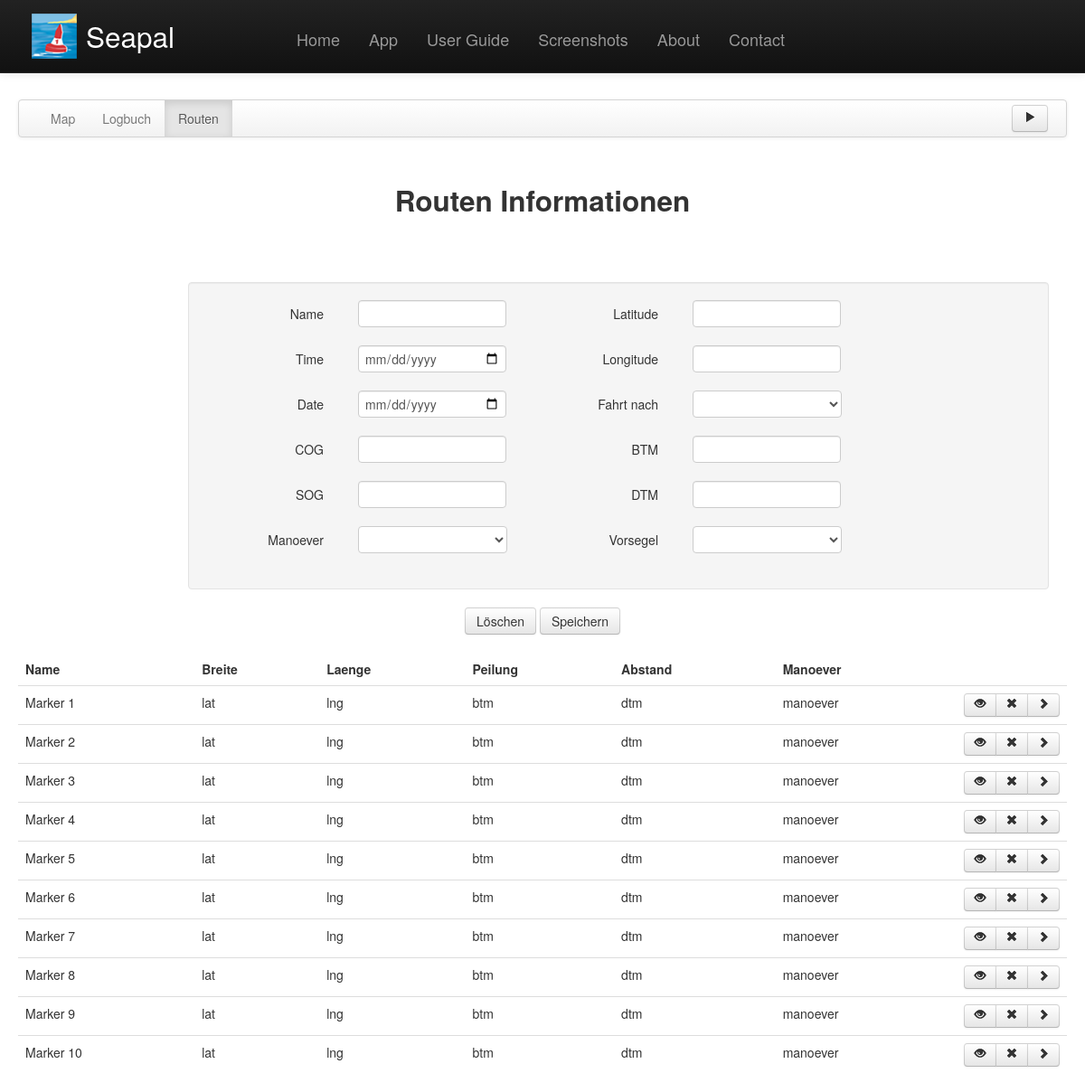
Screenshot of /site/app_tripinfo.php with the database file from the repository.
### tables this page shows
CREATE TABLE wegpunkte (
	wnr INT NOT NULL AUTO_INCREMENT,
	tnr INT NOT NULL,
	name VARCHAR(30) NOT NULL,
	btm VARCHAR(30) NOT NULL,
	dtm VARCHAR(30) NOT NULL,
	lat VARCHAR(30) NOT NULL,
	lng VARCHAR(30) NOT NULL,
	sog VARCHAR(30) NOT NULL,
	cog VARCHAR(30) NOT NULL,
	manoever VARCHAR(30) DEFAULT NULL,
	vorsegel VARCHAR(30) DEFAULT NULL,
	wdate VARCHAR(30) DEFAULT NULL,
	wtime VARCHAR(30) DEFAULT NULL,
	marker VARCHAR(30) DEFAULT NULL,
	PRIMARY KEY (wnr),
	FOREIGN KEY (tnr) REFERENCES tripinfo (tnr) ON DELETE CASCADE
);

### site/app_tripinfo.php (the view, shortened to what this page needs)
<!DOCTYPE html>
<html lang="de">
	<head>
	    <?php include('_include/header.php'); ?>
	</head>
	<body>
    	<?php include('_include/navigation.php'); ?>
    	<div class="container-fluid">
    		<?php include('_include/navigation_app.php'); ?>
    		<div id="appWrapper" align="center">
	            <br />
	            <h2>Routen Informationen</h2>
	            <br />
	            <br />
	            <br />
	            <div class="container-fluid" align="center">
	            	<form class="form-horizontal">
		            	<div class="row well" style="margin-left: 15%;" align="center">
		            		<div class="span4" align="center">
			            		<div class="control-group">
			            			<label class="control-label">Name</label>
			            			<input class="input-medium" type="text" id="name"/>
			            		</div>
			            		<div class="control-group">
			            			<label class="control-label">Time</label>
			            			<input class="input-medium" type="date" id="wdate"/>
			                    </div>
			                    <div class="control-group">
			            			<label class="control-label">Date</label>
			            			<input class="input-medium" type="date" id="wtime"/>
			                    </div>
		            		</div>
		            		<div class="span4">
		            			<div class="control-group">
			            			<label class="control-label">Latitude</label>
			            			<input class="input-medium" type="text" id="lat"/>
			            		</div>
			            		<div class="control-group">
			            			<label class="control-label">Longitude</label>
			            			<input class="input-medium" type="text" id="lng"/>
			                    </div>
			                    <div class="control-group">
			            			<label class="control-label">Fahrt nach</label>
			            			<select name="fahrtziel" id="marker" style="width: 165px;"></select>
			                    </div>
		            		</div>
		            		<div class="span4">
		            			<div class="control-group">
			            			<label class="control-label">COG</label>
			            			<input class="input-medium" type="text" id="cog"/>
			                    </div>
			                    <div class="control-group">
			            			<label class="control-label">SOG</label>
			            			<input class="input-medium" type="text" id="sog"/>
			                    </div>
			                    <div class="control-group">
			                    	<label class="control-label">Manoever</label>
			            			<select name="manoever" id="manoever" style="width: 165px;"></select>
			                    </div>
		            		</div>
		            		<div class="span4">
		            			<div class="control-group">
			            			<label class="control-label">BTM</label>
			            			<input class="input-medium" type="text" id="btm"/>
			                    </div>
			                    <div class="control-group">
			            			<label class="control-label">DTM</label>
			            			<input class="input-medium" type="text" id="dtm"/>
			                    </div>
			                    <div class="control-group">
			            			<label class="control-label">Vorsegel</label>
			            			<select name="vorsegel" id="vorsegel" style="width: 165px;"></select>
			            		</div>
		            		</div>
		            	</div>
		            	<div class="control-group">
			            	<input type="reset" class="btn" id="delete" value="L&ouml;schen" class="button"/>
			                <input type="submit" class="btn" id="save" name="submit" value="Speichern" class="button"/>
			            </div>
	            	</div>
	            </div>
	            <div class="appTableDiv" id="tripinfo" align="center">
	                <table class="appTable table table-hover" cellspacing="0px" cellpadding="5px">
	                    <thead>
	                        <tr>
	                            <th>Name</th>
	                            <th>Breite</th>
	                            <th>Laenge</th>
	                            <th>Peilung</th>
	                            <th>Abstand</th>
	                            <th>Manoever</th>
	                            <th></th>
	                        </tr>
	                    </thead>
	                    <tbody id="entries">
	                        <?php
	                        $tnr = 1;
	                        $conn = mysql_connect("localhost", "root", "root");
	                        $sql = "SELECT * FROM wegpunkte WHERE tnr =" . $tnr . ";";
	                        $result = mysql_query($sql, $conn);
	                        while ($row = mysql_fetch_array($result)) {
	                            echo("<tr class='selectable'>");
	                            echo("<td><span class='wnr' style='display: none;'>" . $row['wnr'] . "</span>" . $row['name'] . "</td>");
	                            echo("<td>" . $row['lat'] . "</td>");
	                            echo("<td>" . $row['lng'] . "</td>");
	                            echo("<td>" . $row['btm'] . "</td>");
	                            echo("<td>" . $row['dtm'] . "</td>");
	                            echo("<td>" . $row['manoever'] . "</td>");
	                            echo("<td style='width:30px; text-align:right;'><div class='btn-group'>");
	                            echo("<a class='btn btn-small view' id='" . $row['wnr'] . "'><span><i class='icon-eye-open'></i></span></a>");
		                        echo("<a class='btn btn-small remove' id='" . $row['wnr'] . "'><span><i class='icon-remove'></i></span></a>");
		                        echo("<a href='app_waypoint.php?wnr=" . $row['wnr'] . "&tnr=" . $tnr . "' class='btn btn-small redirect' id='" . $row['wnr'] . "'><span><i class='icon-chevron-right'></i></span></a>");
		                        echo("</div></td>");
	                            echo("</tr>");
	                        }
	                        ?>
	                    </tbody>
	                </table>
	            </div>
	        </div>
	</body>
<html>

### site/_include/header.php (shortened to what this page needs)
<link href="../css/bootstrap/bootstrap.css" rel="stylesheet">
<link href="../css/bootstrap/layout.css" rel="stylesheet">
<link href="../css/bootstrap/bootstrap-responsive.css" rel="stylesheet">

### site/_include/navigation.php (shortened to what this page needs)
<?php $filename = str_replace(".php", "", basename($_SERVER["SCRIPT_NAME"])); ?>
<div class="navbar navbar-inverse navbar-fixed-top" id="navigation">
	<div class="navbar-inner" id="navigation">
        <div class="container">
            <a class="brand" href="index.php">
            	<img src='../img/icons/seapal_normal.png' alt='Icon-Small-50' width='50' height='50' style="float: left; padding-top: 5px; padding-left: 20px"/>
            	<h2 style="float: left; padding-left:10px; margin-right:100px; font-weight: normal;">Seapal</h2>
            </a>
            <div class="nav-collapse collapse">
            	<ul class="nav nav-pills" style="padding-left:0px; padding-top: 24px; font-size: 18px;">
			        <li <?php if ($filename == "index") echo("class='active'"); ?>><a href='index.php'>Home</a></li>
			        <li <?php if ($filename == "app_map") echo("class='active'"); ?>><a href='app_map.php'>App</a></li>
			        <li <?php if ($filename == "userguide") echo("class='active'"); ?>><a href='userguide.php'>User Guide</a></li>
			        <li <?php if ($filename == "screenshots") echo("class='active'"); ?>><a href='screenshots.php'>Screenshots</a></li>
			        <li <?php if ($filename == "about") echo("class='active'"); ?>><a href='about.php'>About</a></li>
			        <li <?php if ($filename == "contact") echo("class='active'"); ?>><a href='contact.php'>Contact</a></li>
		        </ul>
		    </div>
        </div>
    </div>
</div>

### site/_include/navigation_app.php
<?php $filename = str_replace(".php", "", basename($_SERVER["SCRIPT_NAME"])); ?>
<div class="navbar">
	<div class="navbar-inner">
		<div class="container">
			<ul class="nav">
				<li <?php if ($filename == "app_map") echo("class='active'"); ?>><a href="app_map.php">Map</a></li>
				<li <?php if ($filename == "app_boatinfo") echo("class='active'"); ?>><a href="app_boatinfo.php">Logbuch</a></li>
				<li <?php if ($filename == "app_trip" || $filename == "app_tripinfo" || $filename == "app_waypoint" ) echo("class='active'"); ?>><a href="app_trip.php">Routen</a></li>
			</ul>
			<ul class="navbar-form pull-right" style="list-style-type: none;">
				<li><a class="btn" id="startSimulation"><i class="icon-play"></i></a><li>
			</ul>
		</div>
	</div>
</div>

### rows the page displays
wegpunkte: name "Marker 1", lat "lat", lng "lng", btm "btm", dtm "dtm", manoever "manoever"
wegpunkte: name "Marker 2", lat "lat", lng "lng", btm "btm", dtm "dtm", manoever "manoever"
wegpunkte: name "Marker 3", lat "lat", lng "lng", btm "btm", dtm "dtm", manoever "manoever"
wegpunkte: name "Marker 4", lat "lat", lng "lng", btm "btm", dtm "dtm", manoever "manoever"
wegpunkte: name "Marker 5", lat "lat", lng "lng", btm "btm", dtm "dtm", manoever "manoever"
wegpunkte: name "Marker 6", lat "lat", lng "lng", btm "btm", dtm "dtm", manoever "manoever"
wegpunkte: name "Marker 7", lat "lat", lng "lng", btm "btm", dtm "dtm", manoever "manoever"
wegpunkte: name "Marker 8", lat "lat", lng "lng", btm "btm", dtm "dtm", manoever "manoever"
wegpunkte: name "Marker 9", lat "lat", lng "lng", btm "btm", dtm "dtm", manoever "manoever"
wegpunkte: name "Marker 10", lat "lat", lng "lng", btm "btm", dtm "dtm", manoever "manoever"
